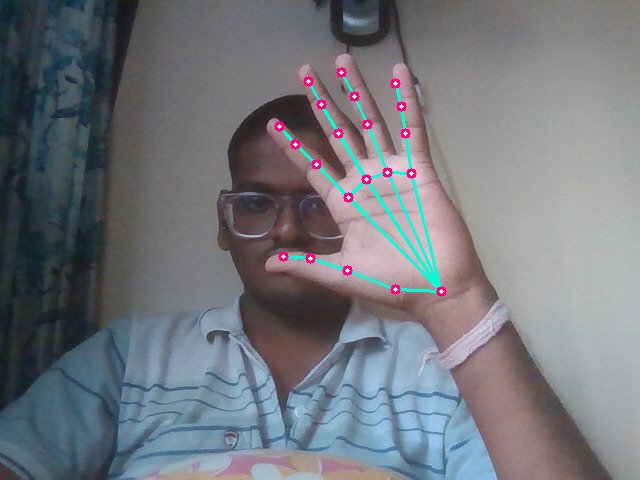
#> input picture samples/5/1775476134329.jpg, 640 x 480 px
$ python -i augmentation_utils.py   (imports and definitions only)
#> lines starting #> are read from the running program, lines starting #| are printed output that depends on the picture
#> further down, picture is the input picture: shape (480, 640, 3); mean B, G, R 124.7, 118.5, 115.2
import cv2
import numpy as np
import random
from concurrent.futures import ThreadPoolExecutor

def augment_image(image, thumb_w=None, seed=None, fast=False):
    """
    Hyper-optimized augmentation.
    fast=True: Skips sharpening and noise for maximum throughput.
    """
#> called with fast = False
    # Create local random instances for thread safety
    rng = random.Random(seed) if seed is not None else random.Random()
    np_rng = np.random.RandomState(seed) if seed is not None else np.random.RandomState()

    h, w = image.shape[:2]
#> h = 480; w = 640

    # Pre-Optimization: Resize FIRST if we are downscaling
    # This reduces pixels for WarpAffine and Filter2D exponentially
    if thumb_w and thumb_w < w:
        aspect = h / w
        thumb_h = int(thumb_w * aspect)
        image = cv2.resize(image, (thumb_w, thumb_h), interpolation=cv2.INTER_AREA)
        h, w = image.shape[:2] # Update dims for subsequent math

    # 1. Unified Affine Transform (Rotation + Scaling)
    angle = rng.uniform(-15, 15)
    zoom = rng.uniform(0.9, 1.1)

    M = cv2.getRotationMatrix2D((w/2, h/2), angle, zoom)
    augmented = cv2.warpAffine(image, M, (w, h), flags=cv2.INTER_LINEAR, borderMode=cv2.BORDER_REFLECT_101)
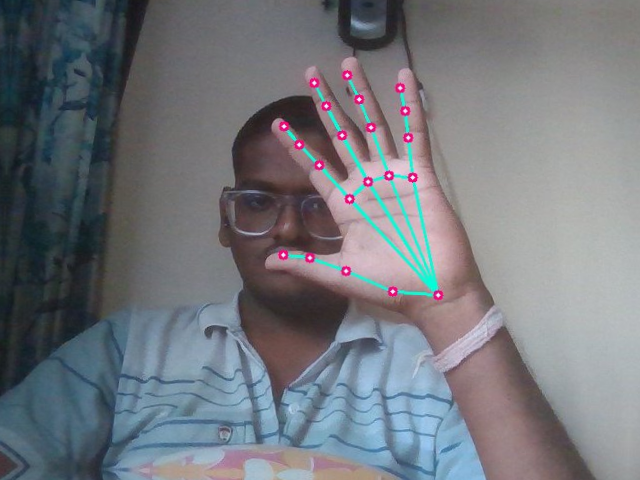
#> augmented: shape (480, 640, 3); mean B, G, R 124.6, 118.5, 115.1

    # 2. Unified Color Adjustment (Brightness + Contrast)
    brightness = rng.uniform(0.9, 1.1)
    contrast = rng.uniform(0.9, 1.1)
    beta = int((brightness - 1.0) * 128)
    augmented = cv2.convertScaleAbs(augmented, alpha=contrast, beta=beta)

    if not fast:
        # 3. Final Sharpening (Expensive - Skip for small thumbnails)
        sharp_kernel = np.array([[-1,-1,-1], [-1,9,-1], [-1,-1,-1]])
        augmented = cv2.filter2D(augmented, -1, sharp_kernel)
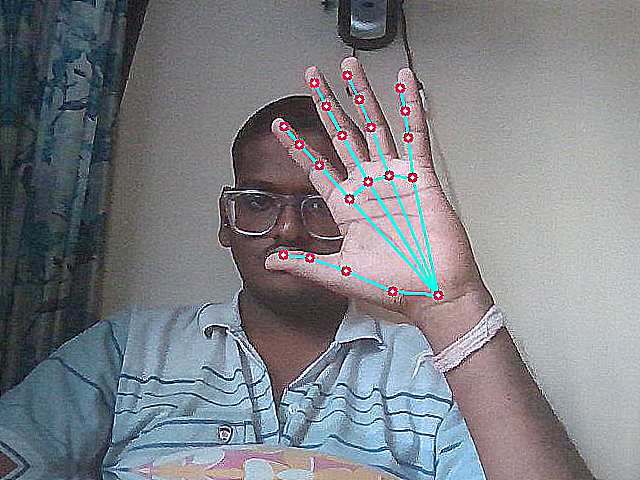
#> augmented: shape (480, 640, 3); mean B, G, R 133.9, 128.2, 125.1

        # 4. Optional: Subtle Noise
        if rng.random() > 0.8:
            noise = np_rng.normal(0, 2, augmented.shape).astype(np.uint8)
            augmented = cv2.add(augmented, noise)

    return augmented

def generate_bulk_augmentations(image, count=100):
    """Generates a list of bulk augmentations."""
    return [augment_image(image) for _ in range(count)]

def generate_augmentation_sprite(image, count=100, thumb_w=128):
    """
    Ultimate Sprite Generation.
    Uses ThreadPoolExecutor for instant startup and low memory overhead.
    """
    h, w = image.shape[:2]
    aspect = h / w
    thumb_h = int(thumb_w * aspect)

    # Use ThreadPool for instant startup (OpenCV releases GIL)
    with ThreadPoolExecutor() as executor:
        # Pass seeds to ensure deterministic matching with individual requests
        # Use fast=True for thumbnails to speed up generation by ~40%
        seeds = list(range(count))
        processed = list(executor.map(lambda s: augment_image(image, thumb_w=thumb_w, seed=s, fast=True), seeds))

    # Calculate grid dimensions
    cols = 10 # Hardcoded for frontend mapping
    rows = int(np.ceil(count / cols))

    # Create empty background (Pre-allocated)
    sprite = np.zeros((rows * thumb_h, cols * thumb_w, 3), dtype=np.uint8)

    for idx, img in enumerate(processed):
        r, c = divmod(idx, cols)
        sprite[r*thumb_h:(r+1)*thumb_h, c*thumb_w:(c+1)*thumb_w] = img

    return sprite

>>> import cv2
>>> picture = cv2.imread('samples/5/1775476134329.jpg')
>>> result = augment_image(picture)
